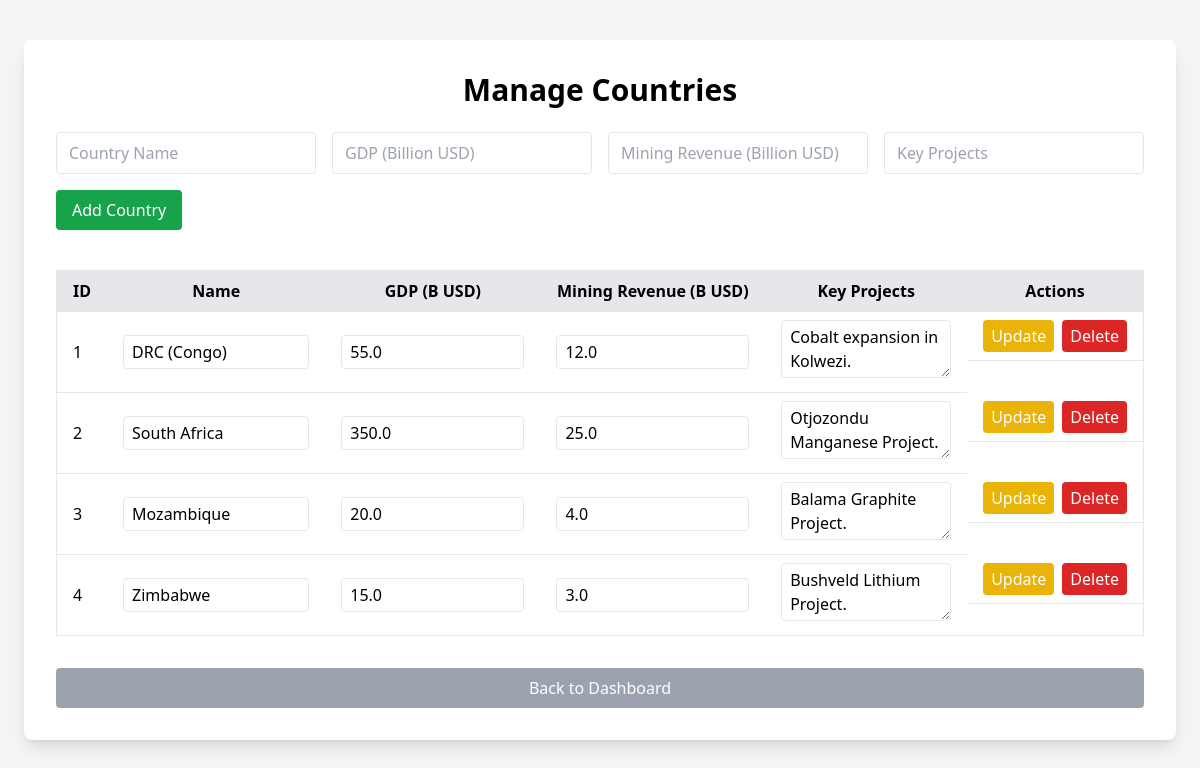
/admin/countries, run on the app's committed database.
### tables this page shows
CREATE TABLE countries (
    CountryID INTEGER PRIMARY KEY,
    CountryName TEXT NOT NULL,
    GDP_BillionUSD REAL NOT NULL,
    MiningRevenue_BillionUSD REAL NOT NULL,
    KeyProjects TEXT NOT NULL
);

### app.py (the view)
@app.route('/admin/countries', methods=['GET'])
def view_countries():
    conn = get_db_connection()
    countries = conn.execute("SELECT * FROM countries").fetchall()
    conn.close()
    return render_template('admin_countries_menu.html', countries=countries)

### app.py (called while the page is built)
def get_db_connection():
    db_path = os.path.join("Data", "userdata.db")
    conn = sqlite3.connect(db_path, timeout=10)
    conn.row_factory = sqlite3.Row
    return conn

### Templates/admin_countries_menu.html (shortened to what this page needs)
<!DOCTYPE html>
<html lang="en">
<head>
    <script src="https://cdn.tailwindcss.com"></script>
</head>
<body class="bg-gray-100 min-h-screen">
    <div class="max-w-6xl mx-auto mt-10 bg-white shadow-lg rounded-lg p-8">
        <h2 class="text-3xl font-bold mb-6 text-center">Manage Countries</h2>
        <form method="post" action="{{ url_for('add_country') }}" class="mb-10">
            <div class="grid grid-cols-4 gap-4">
                <input type="text" name="name" placeholder="Country Name" class="px-3 py-2 border rounded" required>
                <input type="number" step="0.1" name="gdp" placeholder="GDP (Billion USD)" class="px-3 py-2 border rounded" required>
                <input type="number" step="0.1" name="revenue" placeholder="Mining Revenue (Billion USD)" class="px-3 py-2 border rounded" required>
                <input type="text" name="projects" placeholder="Key Projects" class="px-3 py-2 border rounded" required>
            </div>
            <button type="submit" class="mt-4 bg-green-600 text-white px-4 py-2 rounded hover:bg-green-700 transition">Add Country</button>
        </form>
        <table class="min-w-full bg-white border rounded">
            <thead class="bg-gray-200">
                <tr>
                    <th class="py-2 px-4 border-b">ID</th>
                    <th class="py-2 px-4 border-b">Name</th>
                    <th class="py-2 px-4 border-b">GDP (B USD)</th>
                    <th class="py-2 px-4 border-b">Mining Revenue (B USD)</th>
                    <th class="py-2 px-4 border-b">Key Projects</th>
                    <th class="py-2 px-4 border-b">Actions</th>
                </tr>
            </thead>
            <tbody>
                {% for country in countries %}
                <tr class="hover:bg-gray-50">
                    <form method="post" action="{{ url_for('edit_country', country_id=country['CountryID']) }}">
                        <td class="py-2 px-4 border-b">{{ country['CountryID'] }}</td>
                        <td class="py-2 px-4 border-b">
                            <input type="text" name="name" value="{{ country['CountryName'] }}" class="w-full px-2 py-1 border rounded">
                        </td>
                        <td class="py-2 px-4 border-b">
                            <input type="number" step="0.1" name="gdp" value="{{ country['GDP_BillionUSD'] }}" class="w-full px-2 py-1 border rounded">
                        </td>
                        <td class="py-2 px-4 border-b">
                            <input type="number" step="0.1" name="revenue" value="{{ country['MiningRevenue_BillionUSD'] }}" class="w-full px-2 py-1 border rounded">
                        </td>
                        <td class="py-2 px-4 border-b">
                            <textarea name="projects" class="w-full px-2 py-1 border rounded resize-y" rows="2">{{ country['KeyProjects'] }}</textarea>
                        </td>
                        <td class="py-2 px-4 border-b flex gap-2">
                            <button type="submit" class="bg-yellow-500 text-white px-2 py-1 rounded hover:bg-yellow-600 transition">Update</button>
                    </form>
                    <form method="post" action="{{ url_for('delete_country', country_id=country['CountryID']) }}" onsubmit="return confirm('Are you sure you want to delete this country?');">
                        <button type="submit" class="bg-red-600 text-white px-2 py-1 rounded hover:bg-red-700 transition">Delete</button>
                    </form>
                </tr>
                {% endfor %}
            </tbody>
        </table>
        <a href="{{ url_for('home') }}" class="block mt-8 bg-gray-400 text-white px-4 py-2 rounded hover:bg-gray-500 transition text-center">Back to Dashboard</a>
    </div>
</body>
</html>

### data on the page
countries: CountryID "1", name "DRC (Congo)", gdp "55.0", revenue "12.0", projects "Cobalt expansion in Kolwezi."
countries: CountryID "2", name "South Africa", gdp "350.0", revenue "25.0", projects "Otjozondu Manganese Project."
countries: CountryID "3", name "Mozambique", gdp "20.0", revenue "4.0", projects "Balama Graphite Project."
countries: CountryID "4", name "Zimbabwe", gdp "15.0", revenue "3.0", projects "Bushveld Lithium Project."
